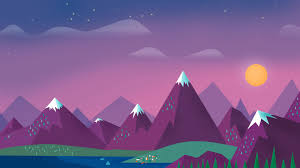
#> input picture imagen.jpg, 300 x 168 px
$ python rotar.py
#> lines starting #> are read from the running program, lines starting #| are printed output that depends on the picture
from PIL import Image
import numpy as np
import math
from matplotlib import pyplot as plt

# Abre la imagen
imagen = Image.open('imagen.jpg')
#> imagen is the input picture: PIL image 300x168 RGB; mean R, G, B 121.9, 91.8, 140.3

angulo = 80
angulo_rad = math.radians(angulo)
#formula matricial
matriz_rot = [
    [math.cos(angulo_rad),-math.sin(angulo_rad)],
    [math.sin(angulo_rad), math.cos(angulo_rad)]
]


ancho, alto = imagen.size
#> ancho = 300; alto = 168

nueva_img = Image.new('RGB', (ancho,alto))
#> nueva_img: PIL image 300x168 RGB; every value is 0

#Rotar imagen
for x in range(ancho):
    for y in range(alto):
        x_origen = x-ancho // 2
        y_origen = y-alto // 2

        x_rot = int(x_origen * matriz_rot[0][0] + y_origen * matriz_rot[0][1]) + ancho // 2
        y_rot = int(x_origen * matriz_rot[1][0] + y_origen * matriz_rot[1][1]) + alto // 2

    #comprobar
        if 0 <= x_rot < ancho and 0 <= y_rot < alto:
            nueva_img.putpixel(((x_rot), int(y_rot)), imagen.getpixel((x, y)))
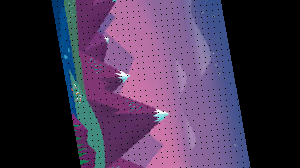
#> nueva_img: PIL image 300x168 RGB; mean R, G, B 67.8, 50.9, 78.1


nueva_img.save('imagenRotada.jpg')


$ run again, with fondo.jpg copied over imagen.jpg
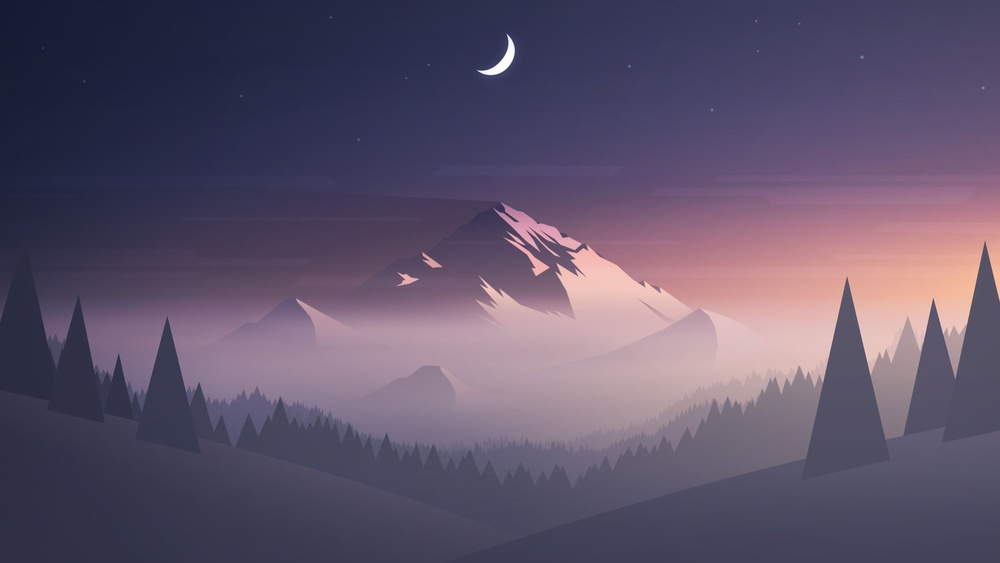
#> input picture fondo.jpg, 1000 x 563 px, shrunk from 2484 x 1398 before the run
#> imagen is the input picture: PIL image 1000x563 RGB; mean R, G, B 94.9, 83.4, 106.5
#> after the loop `for x in range(ancho):`:
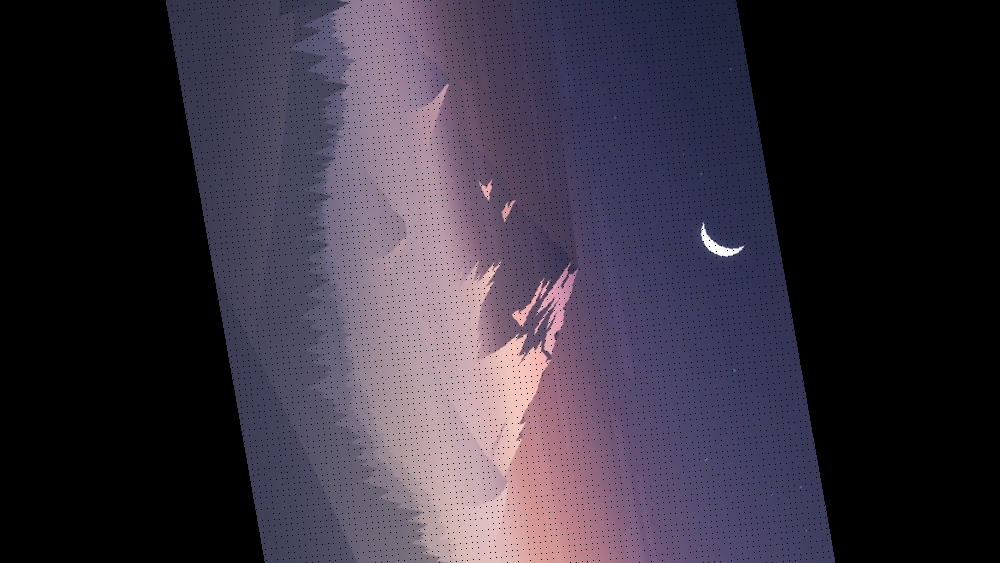
#> nueva_img: PIL image 1000x563 RGB; mean R, G, B 56.8, 49.8, 63.1
